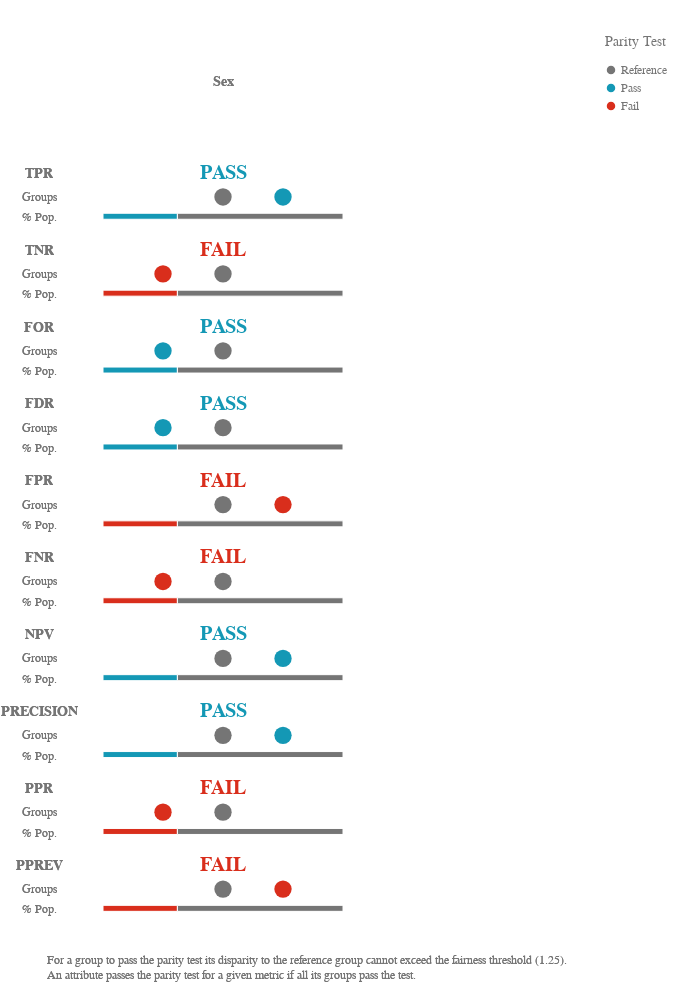

Here is the notebook cell this chart was saved with:
### Markdown cell above
# Aequitas Visualizations

### Code cell
ap.summary(bdf, metrics, fairness_threshold = disparity_tolerance)
